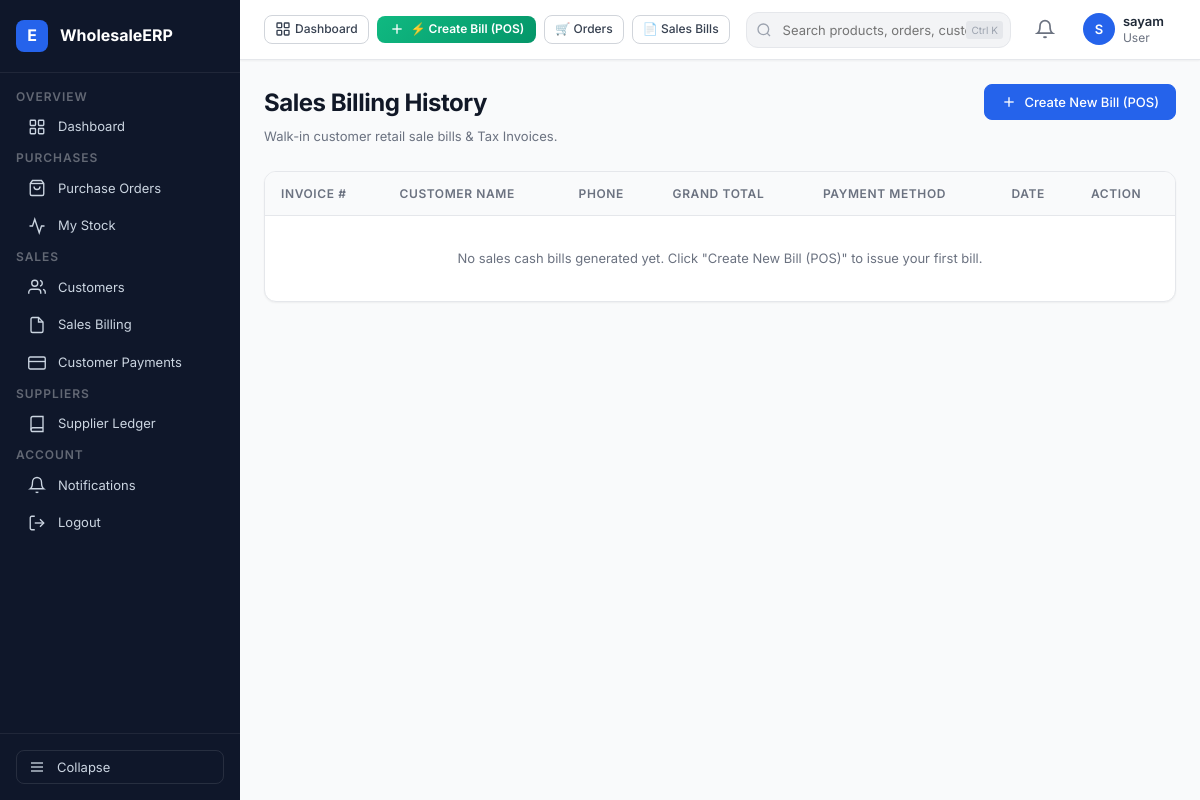
Page /billing/customer-invoices/ (signed in) on the earlier database version.
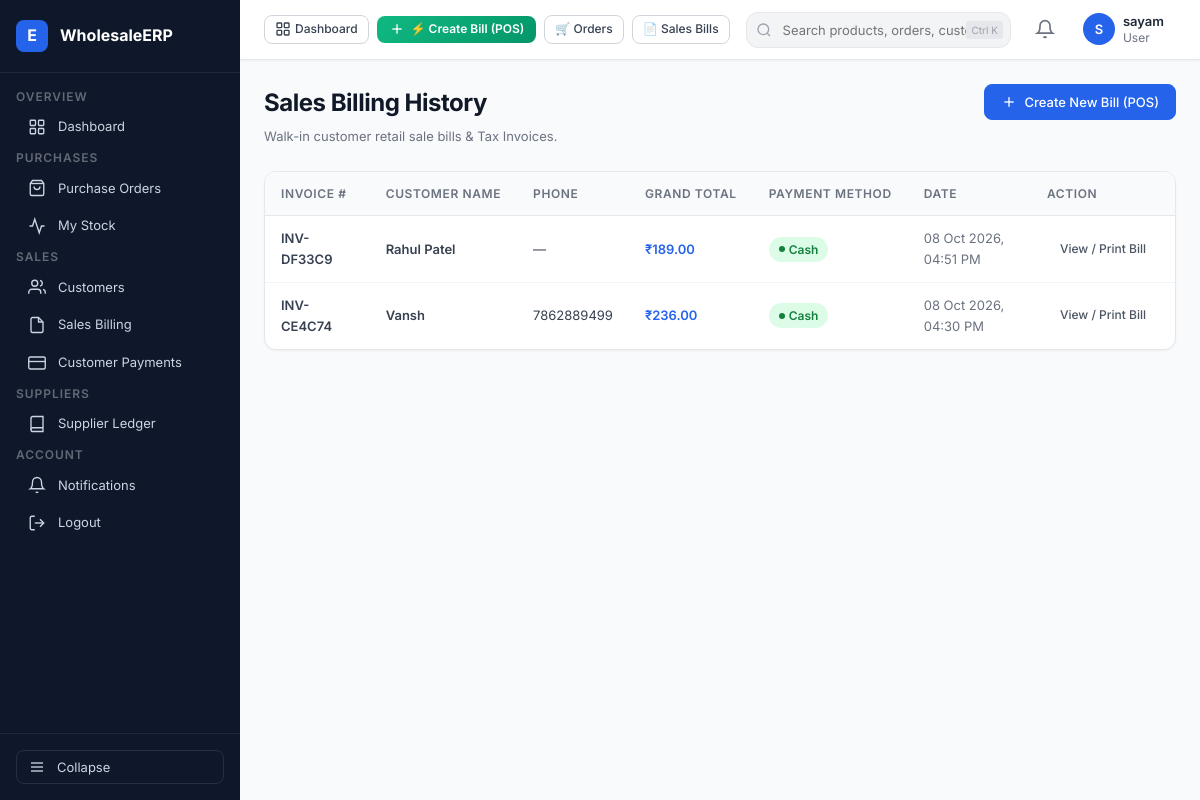
Same page on the later database version.
### billing/models.py (models this page shows, shortened)
class CustomerInvoice(models.Model):
    STATUS_CHOICES = [
        ("UNPAID", "Unpaid"),
        ("PARTIALLY_PAID", "Partially Paid"),
        ("PAID", "Paid"),
        ("CANCELLED", "Cancelled"),
    ]
    PAYMENT_METHOD_CHOICES = [
        ("CASH", "Cash"),
        ("UPI", "UPI"),
        ("CARD", "Card"),
        ("BANK_TRANSFER", "Bank Transfer"),
        ("OTHER", "Other"),
    ]
    invoice_number = models.CharField(max_length=50, unique=True)
    retailer = models.ForeignKey(RetailerProfile, on_delete=models.PROTECT, related_name="customer_invoices")
    customer_name = models.CharField(max_length=200, default="")
    customer_phone = models.CharField(max_length=20, blank=True, null=True)
    billing_address = models.TextField(blank=True, null=True)
    shipping_address = models.TextField(blank=True, null=True)
    invoice_date = models.DateTimeField(auto_now_add=True)
    payment_due = models.CharField(max_length=50, default="On Receipt")
    subtotal = models.DecimalField(max_digits=14, decimal_places=2, default=0)
    total_discount = models.DecimalField(max_digits=14, decimal_places=2, default=0)
    cgst_amount = models.DecimalField(max_digits=14, decimal_places=2, default=0)
    sgst_amount = models.DecimalField(max_digits=14, decimal_places=2, default=0)
    round_off = models.DecimalField(max_digits=10, decimal_places=2, default=0)
    grand_total = models.DecimalField(max_digits=14, decimal_places=2, default=0)
    payment_method = models.CharField(max_length=30, choices=PAYMENT_METHOD_CHOICES, default="CASH")
    amount_paid = models.DecimalField(max_digits=14, decimal_places=2, default=0)
    balance_due = models.DecimalField(max_digits=14, decimal_places=2, default=0)
    upi_details = models.CharField(max_length=100, blank=True, null=True, default="abc@upi")
    status = models.CharField(max_length=20, choices=STATUS_CHOICES, default="PAID")
    created_at = models.DateTimeField(auto_now_add=True)

### billing/views.py (the view)
@login_required
def customer_invoices_view(request):
    profile = getattr(request.user, 'profile', None)
    if profile and profile.role == "RETAILER":
        retailer = request.user.retailer_profile
        invoices = CustomerInvoice.objects.filter(retailer=retailer).order_by("-invoice_date")
    else:
        invoices = CustomerInvoice.objects.none()
    return render(request, "billing/customer_invoice_list.html", {"invoices": invoices})

### templates/billing/customer_invoice_list.html (shortened to what this page needs)
{% extends 'base.html' %}
{% block content %}
<div class="page-header">
  <div class="page-header-left">
    <h1 class="page-title">Sales Billing History</h1>
    <p class="page-subtitle">Walk-in customer retail sale bills & Tax Invoices.</p>
  </div>
  <div class="page-actions">
    <a href="{% url 'create_customer_invoice' %}" class="btn btn-primary">
      <svg viewBox="0 0 24 24" fill="none" stroke="currentColor" stroke-width="2" width="16" height="16"><line x1="12" y1="5" x2="12" y2="19"/><line x1="5" y1="12" x2="19" y2="12"/></svg>
      Create New Bill (POS)
    </a>
  </div>
</div>
<div class="card">
  <div class="table-wrap">
    <table class="table">
      <thead>
        <tr>
          <th>Invoice #</th>
          <th>Customer Name</th>
          <th>Phone</th>
          <th>Grand Total</th>
          <th>Payment Method</th>
          <th>Date</th>
          <th>Action</th>
        </tr>
      </thead>
      <tbody>
        {% for invoice in invoices %}
        <tr class="table-row-link" data-href="{% url 'customer_invoice_detail' invoice.id %}">
          <td class="text-bold">{{ invoice.invoice_number }}</td>
          <td class="text-bold">{{ invoice.customer_name }}</td>
          <td>{{ invoice.customer_phone|default:"—" }}</td>
          <td class="text-bold" style="color: #2563eb;">₹{{ invoice.grand_total }}</td>
          <td><span class="badge badge-green">{{ invoice.get_payment_method_display }}</span></td>
          <td class="text-muted">{{ invoice.invoice_date|date:"d M Y, h:i A" }}</td>
          <td>
            <a href="{% url 'customer_invoice_detail' invoice.id %}" class="btn btn-ghost btn-sm">View / Print Bill</a>
          </td>
        </tr>
        {% empty %}
        <tr>
          <td colspan="7" class="text-center text-muted" style="padding: 32px;">No sales cash bills generated yet. Click "Create New Bill (POS)" to issue your first bill.</td>
        </tr>
        {% endfor %}
      </tbody>
    </table>
  </div>
</div>
{% endblock %}

Differences in the rows shown:
added CustomerInvoice: invoice_number "INV-DF33C9", customer_name "Rahul Patel", customer_phone "—", grand_total "189.00", payment_method "Cash", invoice_date "08 Oct 2026, 04:51 PM"
added CustomerInvoice: invoice_number "INV-CE4C74", customer_name "Vansh", customer_phone "7862889499", grand_total "236.00", payment_method "Cash", invoice_date "08 Oct 2026, 04:30 PM"
Other differences:
text no longer shown: "No sales cash bills generated yet. Click \"Create New Bill (POS)\" to issue your first bill."
